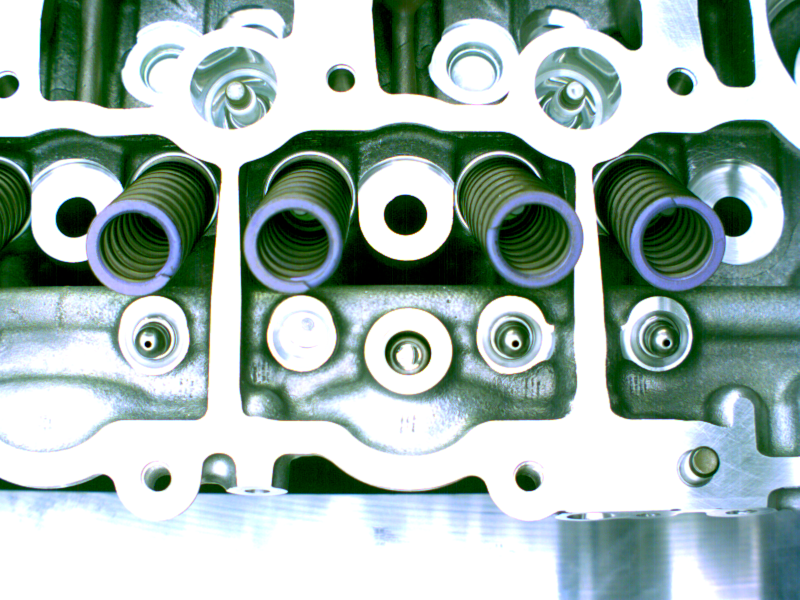
#> input picture images/HLA_L.png, 1600 x 1200 px (shown at 1/2 size); its folder holds 5 pictures in this run
$ python prep_nok_img.py
#> lines starting #> are read from the running program, lines starting #| are printed output that depends on the picture
from PIL import Image
import pathlib
import random


img_dir = pathlib.Path("images")
k = 0

img1 = Image.open("images/HLA_L.png")
#> img1 is the input picture: PIL image 1600x1200 RGBA; mean R, G, B, A 160, 180, 173.1, 255
img1 = img1.convert("RGB")
#> img1: PIL image 1600x1200 RGB
for k in range(1, 120):
    v_shift = random.randint(-20, 20)
    h_shift = random.randint(-20, 20)
    rot = random.randint(-5, 5)
    img = img1.rotate(rot)
    img = img.crop((470 + h_shift, 300 + v_shift, 1170 +h_shift, 800 + v_shift))
    img = img.resize((175, 125))
    img.save("prepped/train/hla_l/%04dhlal.jpg" % k)

    """

for i in list(img_dir.glob("ok/*.bmp")):
    img1 = Image.open(str(i))
    img = img1.crop((470, 300, 1170, 800))
    img = img.resize((175, 125))
    img.save("prepped/train/ok/%04d.jpg" % k)

    v_shift = random.randint(-5, 5)
    h_shift = random.randint(-5, 5)
    rot = random.randint(-1, 1)
    img = img1.rotate(rot)
    img = img.crop((500 + h_shift, 300 + v_shift, 1200 +h_shift, 700 + v_shift))
    img = img.resize((175, 100))
    img.save("img4/train/ok/%04da.jpg" % k)
    k+=1

    """
#> this loop made 119 passes
#> pass 1, `img = img1.rotate(rot)`:
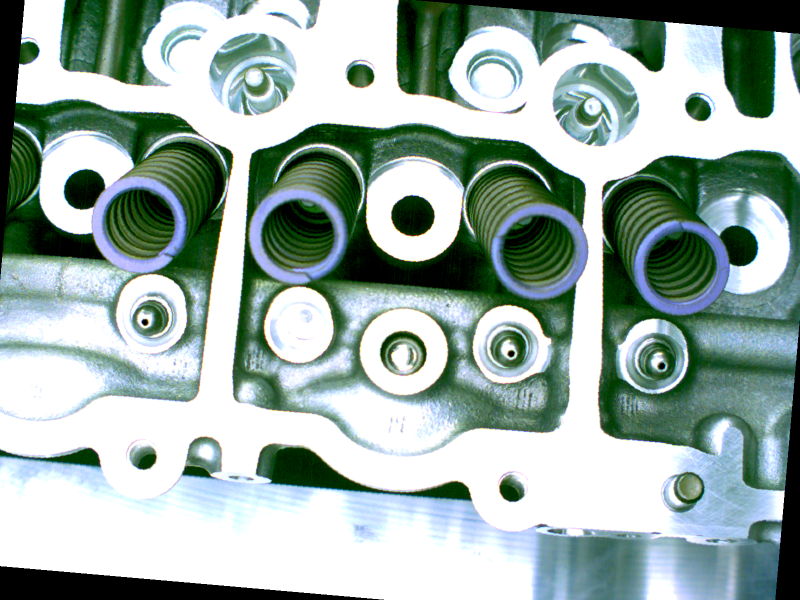
#> img: PIL image 1600x1200 RGB (shown at 1/2 size); mean R, G, B 153.7, 172.7, 165.9
#> pass 1, `img = img.crop((470 + h_shift, 300 + v_shift, 1170 +h_shift, 800 + v_s..`:
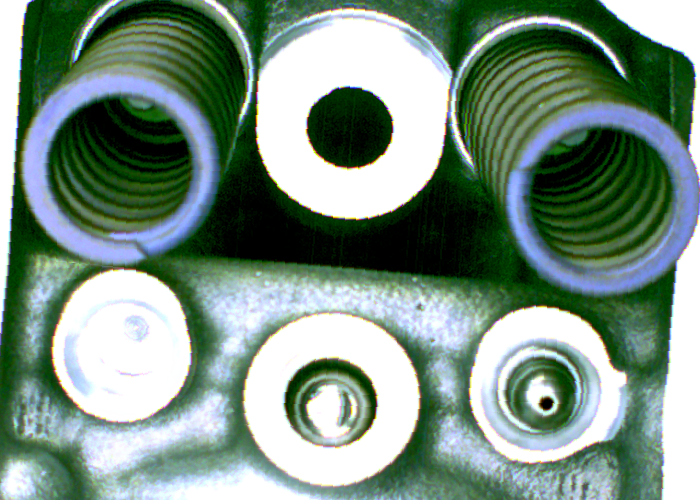
#> img: PIL image 700x500 RGB; mean R, G, B 122.2, 144.8, 130.8
#> pass 1, `img = img.resize((175, 125))`:
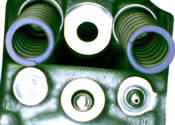
#> img: PIL image 175x125 RGB; mean R, G, B 122.2, 144.6, 130.8
#> pass 2, `img = img1.rotate(rot)`:
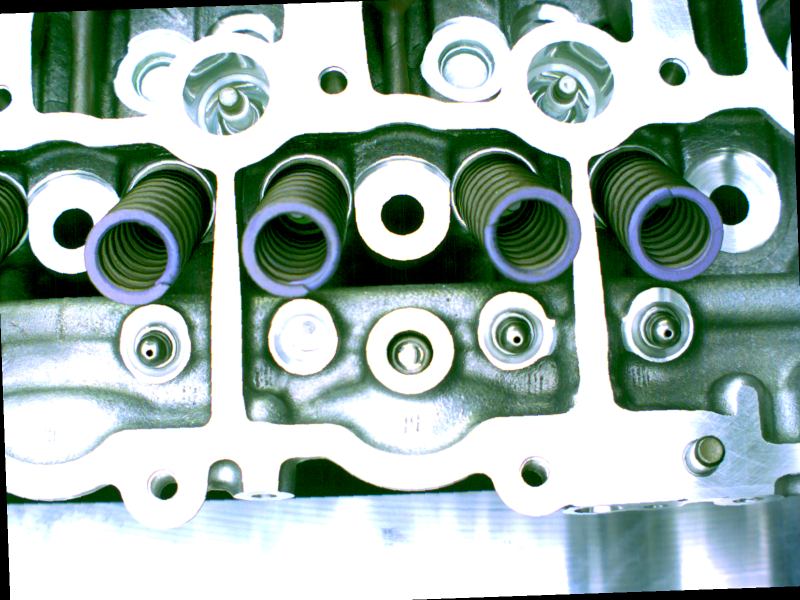
#> img: PIL image 1600x1200 RGB (shown at 1/2 size); mean R, G, B 157.2, 176.8, 170.1
#> after the loop:
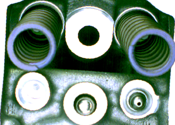
#> img: PIL image 175x125 RGB; mean R, G, B 119.7, 142.6, 127.9
